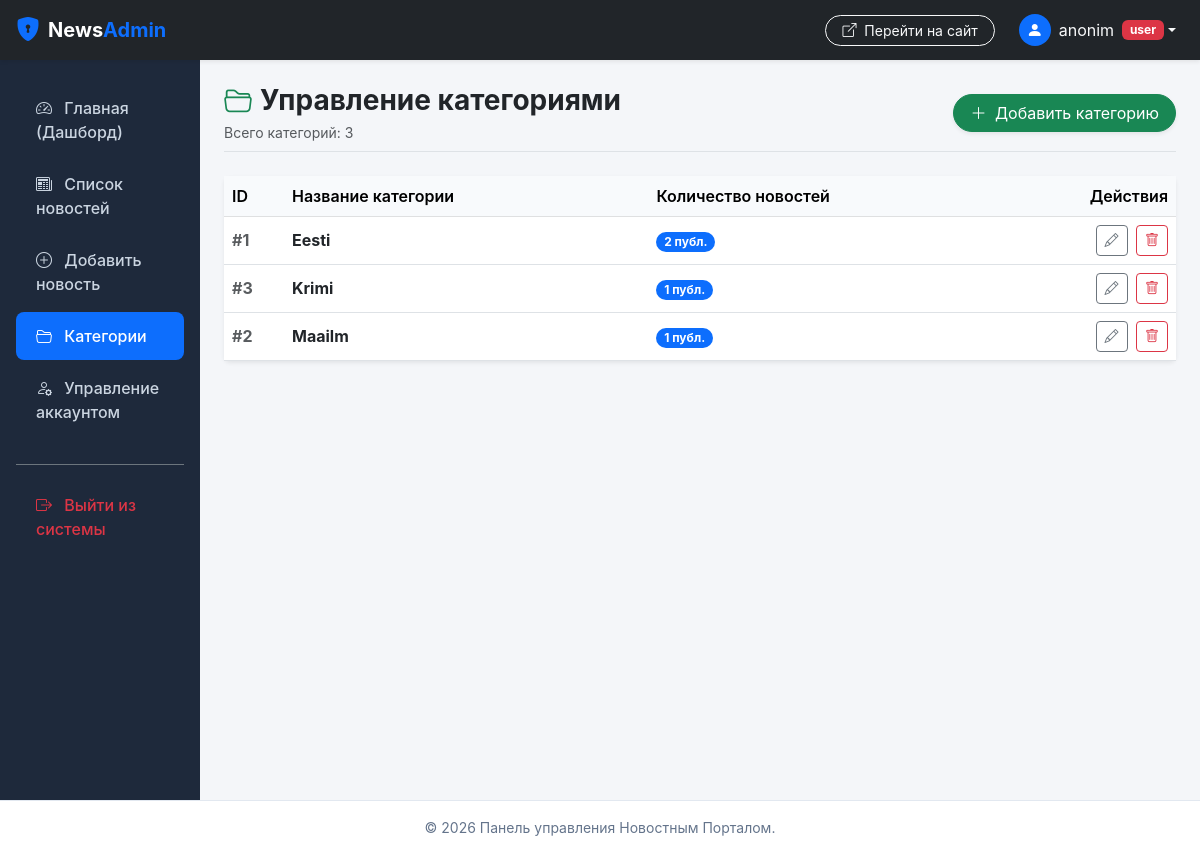
Page /admin/index.php?action=categoryAdmin (signed in) on the committed database.
### tables this page shows
CREATE TABLE `category` (
  `id` int(11) NOT NULL AUTO_INCREMENT,
  `name` varchar(50) NOT NULL,
  PRIMARY KEY (`id`)
);

### admin/controllerAdmin/controllerAdminCategory.php (called while the page is built, shortened)
<?php
class controllerAdminCategory {
    public static function categoryList() {
        $categoryList = modelAdminCategory::getCategoryList();
        include 'viewAdmin/categoryList.php';
        include 'viewAdmin/templates/layout.php';
    }
}
?>

### admin/index.php (called while the page is built, shortened)
<?php
require_once '../inc/db.php';
require_once 'modelAdmin/modelAdminCategory.php';
require_once 'controllerAdmin/controllerAdminCategory.php';
require_once 'routeAdmin/routingAdmin.php';
?>

### inc/db.php (called while the page is built, shortened)
<?php
class db {
    private $pdo;
    public function __construct() {
        $host = '127.0.0.1';
        $db   = 'newsportal';
        $user = 'root';
        $pass = '';
        $charset = 'utf8mb4';
        $dsn = "mysql:host=$host;dbname=$db;charset=$charset";
        $options = [
            PDO::ATTR_ERRMODE            => PDO::ERRMODE_EXCEPTION,
            PDO::ATTR_DEFAULT_FETCH_MODE => PDO::FETCH_ASSOC,
            PDO::ATTR_EMULATE_PREPARES   => false,
        ];
        try {
            $this->pdo = new PDO($dsn, $user, $pass, $options);
        } catch (\PDOException $e) {
            die("Ошибка подключения к базе данных: " . $e->getMessage());
        }
    }
    public function getAll($query, $params = []) {
        $stmt = $this->pdo->prepare($query);
        $stmt->execute($params);
        return $stmt->fetchAll();
    }
    public function getOne($query, $params = []) {
        $stmt = $this->pdo->prepare($query);
        $stmt->execute($params);
        return $stmt->fetch();
    }
}
?>

### admin/modelAdmin/modelAdminCategory.php (called while the page is built, shortened)
<?php
class modelAdminCategory {
    public static function getCategoryList() {
        $db = new db();
        return $db->getAll("SELECT * FROM category ORDER BY name ASC");
    }
}
?>

### admin/viewAdmin/categoryList.php (the view, shortened to what this page needs)
<div class="d-flex justify-content-between align-items-center mb-4 pb-2 border-bottom">
    <div>
        <h1 class="h3 fw-bold mb-1"><i class="bi bi-folder2-open text-success me-2"></i>Управление категориями</h1>
        <p class="text-muted small mb-0">Всего категорий: <?= count($categoryList) ?></p>
    </div>
    <a href="index.php?action=categoryAdd" class="btn btn-success rounded-pill px-3 shadow-sm">
        <i class="bi bi-plus-lg me-1"></i> Добавить категорию
    </a>
</div>
<div class="card shadow-sm border-0 mb-4">
    <div class="table-responsive">
        <table class="table table-hover align-middle mb-0">
            <thead class="table-light">
                <tr>
                    <th style="width: 60px;">ID</th>
                    <th>Название категории</th>
                    <th>Количество новостей</th>
                    <th class="text-end" style="width: 140px;">Действия</th>
                </tr>
            </thead>
            <tbody>
                <?php if (empty($categoryList)): ?>
                    <tr>
                        <td colspan="4" class="text-center py-4 text-muted">Категорий пока нет.</td>
                    </tr>
                <?php else: ?>
                    <?php foreach ($categoryList as $cat):
                        $db = new db();
                        $count = (int)($db->getOne("SELECT COUNT(*) AS c FROM news WHERE category_id = :id", ['id' => (int)$cat['id']])['c'] ?? 0);
                    ?>
                        <tr>
                            <td class="fw-bold text-muted">#<?= (int)$cat['id'] ?></td>
                            <td>
                                <strong><?= htmlspecialchars($cat['name']) ?></strong>
                            </td>
                            <td>
                                <a href="../index.php?action=category&id=<?= (int)$cat['id'] ?>" target="_blank" class="text-decoration-none">
                                    <span class="badge bg-primary rounded-pill"><?= $count ?> публ.</span>
                                </a>
                            </td>
                            <td class="text-end">
                                <a href="index.php?action=categoryEdit&id=<?= (int)$cat['id'] ?>" class="btn btn-sm btn-outline-secondary me-1" title="Редактировать">
                                    <i class="bi bi-pencil"></i>
                                </a>
                                <a href="index.php?action=categoryDelete&id=<?= (int)$cat['id'] ?>" class="btn btn-sm btn-outline-danger" title="Удалить"
                                   onclick="return confirm('Удалить категорию «<?= htmlspecialchars(addslashes($cat['name'])) ?>»? Это невозможно, если в ней есть новости.');">
                                    <i class="bi bi-trash"></i>
                                </a>
                            </td>
                        </tr>
                    <?php endforeach; ?>
                <?php endif; ?>
            </tbody>
        </table>
    </div>
</div>

### admin/viewAdmin/templates/layout.php (style rules this page uses)
body { background-color: #f4f6f9; font-family: -apple-system, BlinkMacSystemFont, "Segoe UI", Roboto, "Helvetica Neue", Arial, sans-serif; min-height: 100vh; display: flex; flex-direction: column; }
.table th { font-weight: 600; background-color: #f8fafc; }

### rows in the picture
category: id "1", name "Eesti", count "2"
category: id "3", name "Krimi", count "1"
category: id "2", name "Maailm", count "1"

### other values in the picture
$_SESSION['name'] "anonim"
$_SESSION['status'] "user"
count($categoryList) "3"
